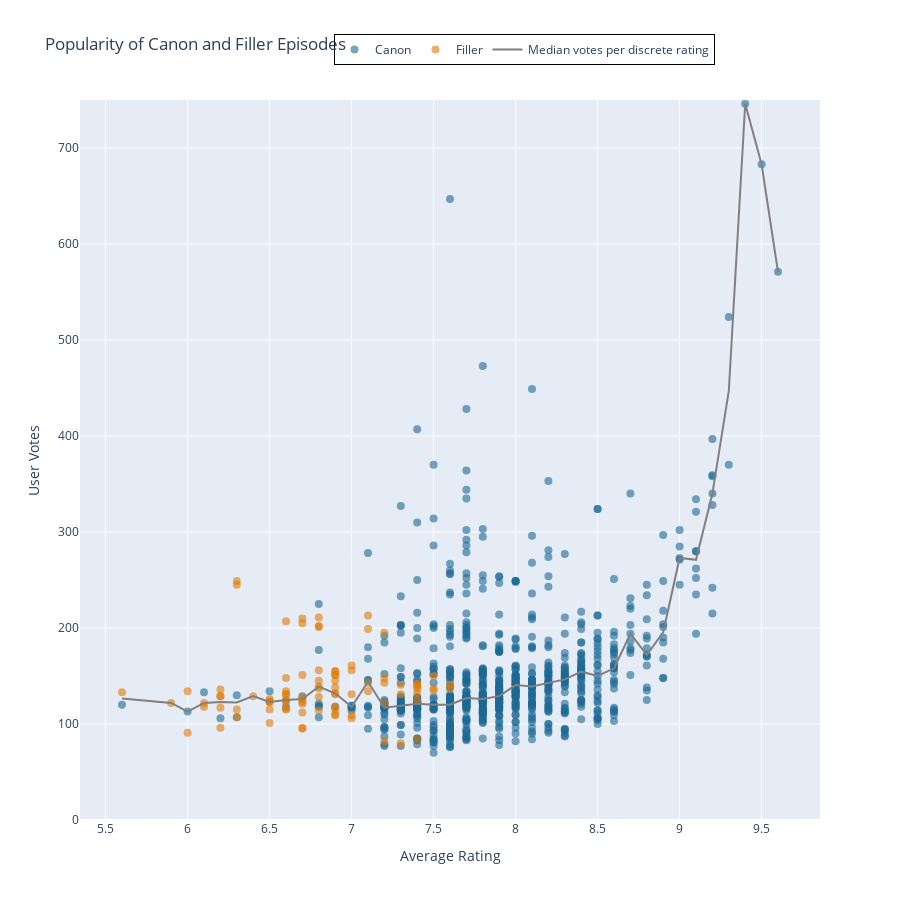

Notebook code for this chart:
### Code cell
fig = go.Figure()

# Scatterplot trace for canon episodes (blue dots)
fig.add_trace(go.Scatter(
    x=df[df['Function'] == 'canon']['average_rating'],
    y=df[df['Function'] == 'canon']['total_votes'],
    mode='markers',
    marker=dict(
        color=function_color_map['canon'],
        size=8,
        opacity=0.6
    ),
    hovertemplate=(
        '<b>Episode %{customdata[1]} (%{customdata[4]}):'
        '<br>"%{customdata[0]}"</b><br><br>'
        '   - <i>Release Date</i>: %{y}<br>'
        '   - <i>Average Rating</i>: %{x}<br>'
        '   - <i>Saga</i>: %{customdata[3]}<br>'
        '         - <i>Arc</i>: %{customdata[2]}<br> '
        "<extra></extra>"
    ),
    text=df[df['Function'] == 'canon']['episode'].astype(str),
    name='Canon',
    customdata=df[df['Function'] == 'canon'][['name', 'episode', 'Arc', 'Saga', 'Function']].values
))

# Scatterplot trace for filler episodes (orange dots)
fig.add_trace(go.Scatter(
    x=df[df['Function'] == 'filler']['average_rating'],
    y=df[df['Function'] == 'filler']['total_votes'],
    mode='markers',
    marker=dict(
        color=function_color_map['filler'],
        size=8,
        opacity=0.6
    ),
    hovertemplate=(
        '<b>Episode %{customdata[1]} (%{customdata[4]}):'
        '<br>"%{customdata[0]}"</b><br><br>'
        '   - <i>Release Date</i>: %{y}<br>'
        '   - <i>Average Rating</i>: %{x}<br>'
        '   - <i>Saga</i>: %{customdata[3]}<br>'
        '         - <i>Arc</i>: %{customdata[2]}<br> '
        "<extra></extra>"
    ),
    text=df[df['Function'] == 'filler']['episode'].astype(str),
    name='Filler',
    customdata=df[df['Function'] == 'filler'][['name', 'episode', 'Arc', 'Saga', 'Function']].values
))

# Add the trace to the figure
fig.add_trace(go.Scatter(
    y=median_df['total_votes'],
    x=median_df['average_rating'],
    line=dict(color='grey'),
    mode='lines',
    name='Median votes per discrete rating',
    hoverinfo='none' 
))

# Layout, Titles, and Formatting
fig.update_layout(
    title='Popularity of Canon and Filler Episodes',
    xaxis_title='Average Rating',
    yaxis_title='Number of Votes',
    hovermode='closest',
    yaxis=dict(range=[0, 750]),
    height=900,
    showlegend=True
)

# Legend settings
fig.update_layout(
    legend=dict(
        orientation='h',
        x=0.6,
        y=1.07,
        traceorder="normal",
        bgcolor="rgba(255, 255, 255, 0.7)",
        bordercolor="Black",
        borderwidth=1,
        xanchor="center",
        yanchor="middle"
    )
)

fig.show()

### Figure 1 — Plotly figure (JSON) as saved in the notebook; plotly's stock layout.template omitted (floating-point values rounded to 4 significant figures; data arrays with more than 128 entries replaced by an {"elided": "..."} marker saying what was removed)
{"data": [{"customdata": {"elided": "866x5 mixed values"}, "hovertemplate": "<b>Episode %{customdata[1]} (%{customdata[4]}):<br>\"%{customdata[0]}\"</b><br><br>   - <i>Release Date</i>: %{y}<br>   - <i>Average Rating</i>: %{x}<br>   - <i>Saga</i>: %{customdata[3]}<br>         - <i>Arc</i>: %{customdata[2]}<br> <extra></extra>", "marker": {"color": "rgb(29, 105, 150)", "opacity": 0.6, "size": 8}, "mode": "markers", "name": "Canon", "text": {"elided": "866 str values"}, "type": "scatter", "x": {"elided": "866 float values"}, "y": {"elided": "866 int values"}}, {"customdata": {"elided": "92x5 mixed values"}, "hovertemplate": "<b>Episode %{customdata[1]} (%{customdata[4]}):<br>\"%{customdata[0]}\"</b><br><br>   - <i>Release Date</i>: %{y}<br>   - <i>Average Rating</i>: %{x}<br>   - <i>Saga</i>: %{customdata[3]}<br>         - <i>Arc</i>: %{customdata[2]}<br> <extra></extra>", "marker": {"color": "rgb(225, 124, 5)", "opacity": 0.6, "size": 8}, "mode": "markers", "name": "Filler", "text": ["46", "47", "54", "55", "56", "57", "58", "59", "60", "68", "69", "131", "132", "133", "134", "135", "136", "137", "138", "139", "140", "141", "142", "143", "196", "197", "198", "199", "200", "201", "202", "203", "204", "205", "206", "220", "221", "222", "223", "224", "225", "226", "279", "280", "281", "282", "283", "291", "292", "303", "326", "327", "328", "329", "330", "331", "332", "333", "334", "335", "336", "382", "383", "384", "406", "407", "426", "427", "428", "429", "457", "458", "492", "542", "575", "576", "577", "578", "590", "626", "627", "628", "747", "748", "749", "750", "780", "781", "782", "895", "896", "907"], "type": "scatter", "x": [6.3, 6.3, 7.1, 6.8, 6.7, 6.6, 6.8, 7.1, 7.2, 6.7, 6.8, 7, 6.8, 6.9, 6.9, 7, 6.7, 6.9, 6.6, 7.2, 6.9, 6.9, 6.8, 7.5, 7.2, 7.4, 7.1, 7.4, 7.6, 7.5, 7.4, 7.3, 7.4, 7.5, 7.6, 7.4, 7.1, 6.9, 7.3, 7, 6.8, 6.8, 6.9, 6.6, 6.6, 6.7, 6.6, 6.2, 6, 6.2, 6.8, 6.2, 6.4, 6.7, 6.5, 6.6, 6.6, 6.5, 6.7, 6.6, 5.6, 6.5, 6.5, 7.4, 6.1, 6.1, 6.9, 6.5, 6.6, 6.6, 7.2, 6.9, 6.2, 6.3, 7, 7, 6.9, 6.7, 5.9, 6.9, 6.8, 6.7, 6.9, 6.5, 6.7, 6.7, 7.2, 7.3, 7.4, 6.2, 6, 6.3], "y": [245, 249, 213, 211, 210, 207, 201, 199, 195, 205, 202, 161, 156, 155, 155, 156, 151, 151, 148, 148, 151, 145, 145, 150, 143, 141, 143, 142, 137, 135, 139, 141, 137, 137, 141, 132, 134, 138, 131, 131, 137, 139, 132, 131, 134, 126, 131, 136, 134, 129, 128, 129, 129, 127, 123, 125, 124, 123, 123, 124, 133, 124, 126, 125, 122, 118, 118, 115, 116, 115, 122, 131, 117, 115, 106, 109, 110, 121, 122, 115, 114, 112, 109, 101, 96, 95, 82, 80, 84, 96, 91, 107]}, {"hoverinfo": "none", "line": {"color": "grey"}, "mode": "lines", "name": "Median votes per discrete rating", "type": "scatter", "x": [5.6, 5.9, 6, 6.1, 6.2, 6.3, 6.4, 6.5, 6.6, 6.7, 6.8, 6.9, 7, 7.1, 7.2, 7.3, 7.4, 7.5, 7.6, 7.7, 7.8, 7.9, 8, 8.1, 8.2, 8.3, 8.4, 8.5, 8.6, 8.7, 8.8, 8.9, 9, 9.1, 9.2, 9.3, 9.4, 9.5, 9.6], "y": [126.5, 122, 113, 122, 123, 122.5, 129, 123, 125, 126, 139, 132, 118, 144, 117, 119, 121, 120, 120, 127, 126, 129, 140.5, 139, 143, 146.5, 154.5, 150, 158, 194, 172, 195.5, 273, 271, 340, 447, 746, 683, 571]}], "layout": {"height": 900, "hovermode": "closest", "legend": {"bgcolor": "rgba(255, 255, 255, 0.7)", "bordercolor": "Black", "borderwidth": 1, "orientation": "h", "traceorder": "normal", "x": 0.6, "xanchor": "center", "y": 1.07, "yanchor": "middle"}, "showlegend": true, "title": {"text": "Popularity of Canon and Filler Episodes"}, "xaxis": {"title": {"text": "Average Rating"}}, "yaxis": {"range": [0, 750], "title": {"text": "User Votes"}}}}
